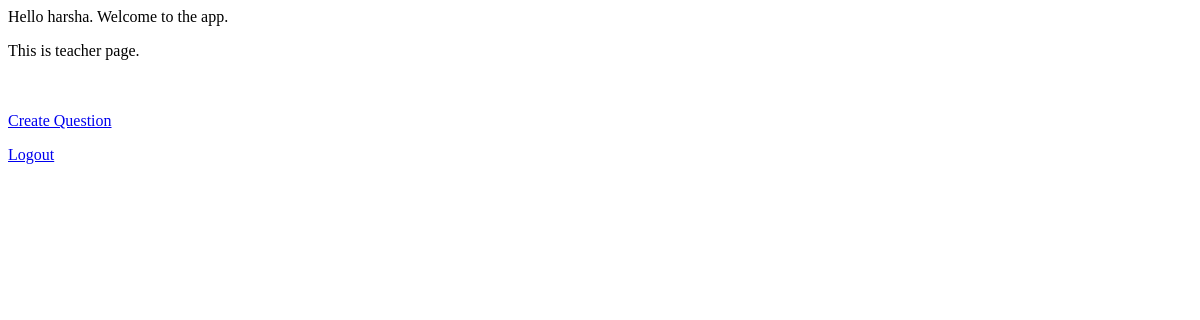
/teacher/ (signed in), run on an earlier commit of the app's database.
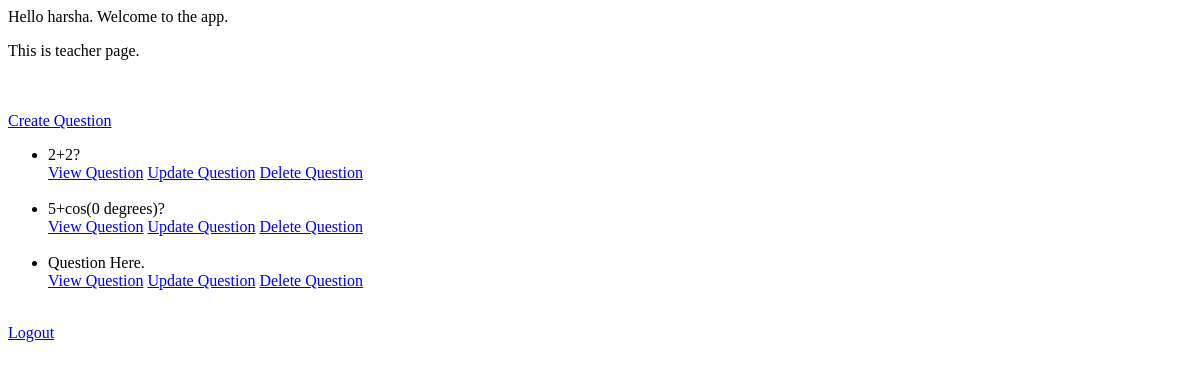
And on a later commit of the database.
### user/models.py (models this page shows)
class User(AbstractUser):
    is_student=models.BooleanField(default=False)
    is_teacher=models.BooleanField(default=False)

### teacher/models.py (models this page shows, shortened)
class Question(models.Model):
    question = models.TextField(max_length=200,default='Question Here.')
    answer = models.TextField(max_length=200,default='Answer Here.')
    user = models.ForeignKey(Teacher,on_delete=models.CASCADE,null=True)
    q_subject = models.CharField(max_length=25,null=True,blank=True,choices = SUBJECT_CHOICES)

### teacher/views.py (the view)
# urls.py: path('',TeacherHomeView.as_view(),name='teacher'),
class TeacherHomeView(LoginRequiredMixin,ListView):
    model = Question
    context_object_name="questions"
    template_name='teacher/teacher.html'
    login_url='/login'
    def get_queryset(self):
        try:
            u=Teacher.objects.get(user=self.request.user)
            subject=u.t_subject
        except Teacher.DoesNotExist:
            u=None
            subject=u.t_subject
        return Question.objects.filter(q_subject=subject)

### teacher/templates/teacher/teacher.html (shortened to what this page needs)
<html>
<body>
    <p>Hello {{user.username}}. Welcome to the app.</p>
    <p>This is teacher page.</p>
    <br><br>
    <a href="{% url 'teacher.create'%}">Create Question</a>
    <ul>
        {% for a in questions %}
        <li class="question-li">{{a.question}}</li>
        <a href="{% url 'teacher.detail' pk=a.id %}">View Question</a>
        <a href="{% url 'teacher.update' pk=a.id %}">Update Question</a>
        <a href="{% url 'teacher.delete' pk=a.id %}">Delete Question</a>
        <br><br>
        {% endfor %}
    </ul>
    <a href="{% url 'logout'%}">Logout</a>
</body>
</html>

What changed in the data, as far as the page shows it:
now on this page (row edited): Question: question "2+2?"
added Question: question "5+cos(0 degrees)?"
added Question: question "Question Here."
